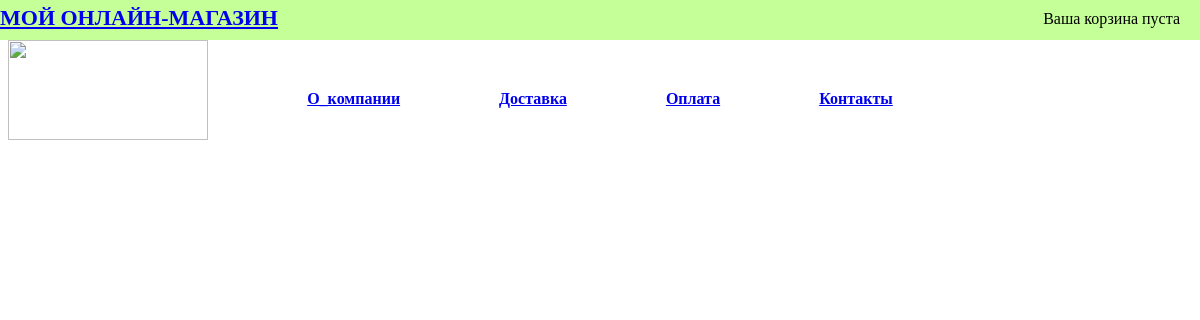
The page /contacts/ on the database as committed earlier.
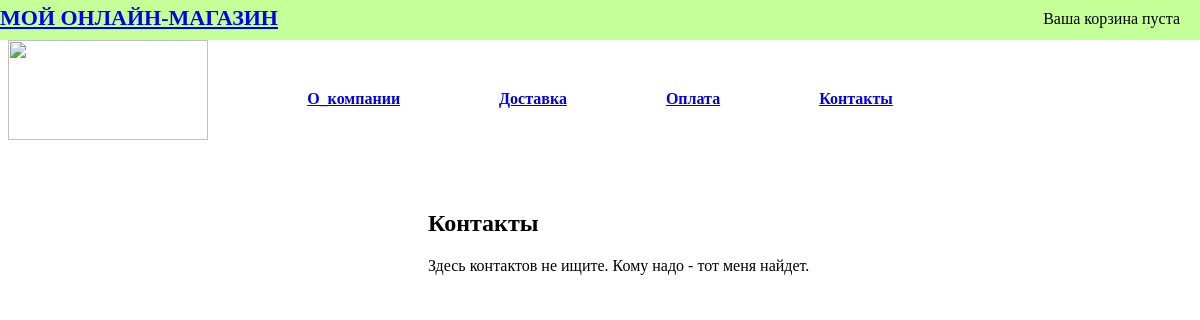
The same page on the database as committed later.
### contacts/models.py (models this page shows, shortened)
class Contacts(models.Model):
    class Meta():
        verbose_name = 'Контакты'
        verbose_name_plural = 'Контакты'
    title = models.CharField(max_length=50, verbose_name='Заголовок')
    content = models.TextField(blank=True, verbose_name='Текст')

### contacts/views.py (the view)
# urls.py: url(r'^contacts/', show_contacts, name='ShowContacts'),
def show_contacts(request):
    contacts = Contacts.objects.all()
    return render(request, 'contacts/contacts.html', {
            'contacts': contacts,
    })

### cart/cart.py (called while the page is built)
    def __len__(self):
        return sum(item['quantity'] for item in self.cart.values())

### cart/context_processors.py (called while the page is built)
def cart(request):
    return {'cart': Cart(request)}

### templates/contacts/contacts.html (shortened to what this page needs)
{% extends 'catalog/base.html' %}
{% load static %}
{% block content %}
<body>
    <div class="information-block">
        {% for contact in contacts %}
        <h1 class="information-title"> {{ contact.title }}</h1>
        <div class="information-text">
            {{ contact.content }}
        </div>
        {% endfor %}
    </div>
</body>
{% endblock %}

Rows that differ between the two databases and show on the page:
added Contacts: title "Контакты", content "Здесь контактов не ищите. Кому надо - тот меня найдет."
